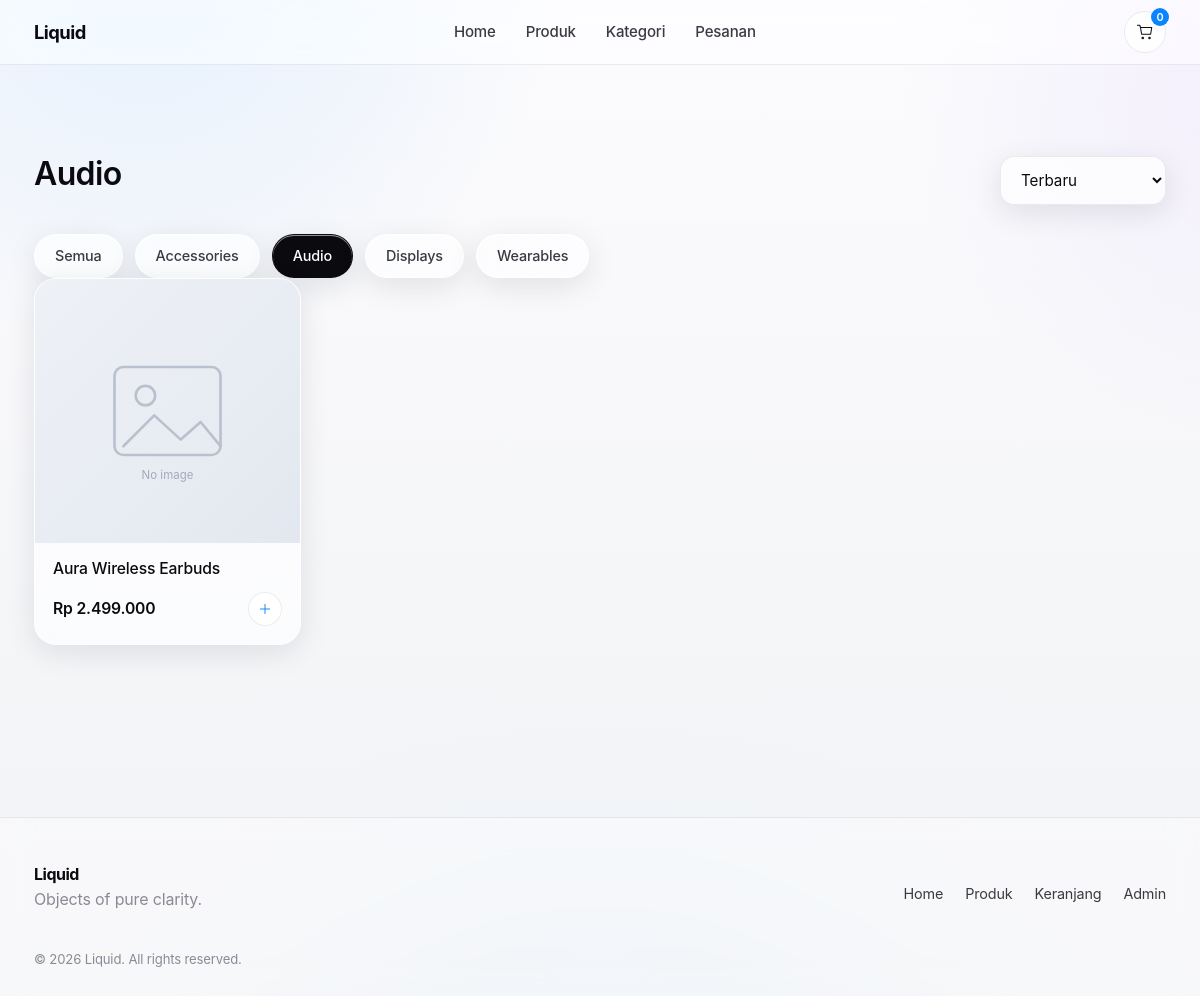
/category.php?slug=audio, run on the app's committed database.
### tables this page shows
CREATE TABLE IF NOT EXISTS `categories` (
  `id`         INT UNSIGNED NOT NULL AUTO_INCREMENT,
  `name`       VARCHAR(120) NOT NULL,
  `slug`       VARCHAR(140) NOT NULL,
  `icon`       VARCHAR(190) DEFAULT NULL,
  `created_at` DATETIME     NOT NULL DEFAULT CURRENT_TIMESTAMP,
  PRIMARY KEY (`id`),
  UNIQUE KEY `uq_categories_slug` (`slug`),
  KEY `idx_categories_name` (`name`)
);

CREATE TABLE IF NOT EXISTS `products` (
  `id`          BIGINT UNSIGNED NOT NULL AUTO_INCREMENT,
  `category_id` INT UNSIGNED    DEFAULT NULL,
  `name`        VARCHAR(190)    NOT NULL,
  `slug`        VARCHAR(210)    NOT NULL,
  `description` TEXT            DEFAULT NULL,
  `price`       DECIMAL(14,2)   NOT NULL DEFAULT 0.00,
  `stock`       INT             NOT NULL DEFAULT 0,
  `sold`        BIGINT UNSIGNED NOT NULL DEFAULT 0,
  `is_active`   TINYINT(1)      NOT NULL DEFAULT 1,
  `created_at`  DATETIME        NOT NULL DEFAULT CURRENT_TIMESTAMP,
  PRIMARY KEY (`id`),
  UNIQUE KEY `uq_products_slug` (`slug`),
  KEY `idx_products_category` (`category_id`),
  KEY `idx_products_active_created` (`is_active`, `created_at`),
  KEY `idx_products_active_sold` (`is_active`, `sold`),
  KEY `idx_products_price` (`price`),
  CONSTRAINT `fk_products_category` FOREIGN KEY (`category_id`)
    REFERENCES `categories` (`id`) ON DELETE SET NULL ON UPDATE CASCADE
);

### config.php (called while the page is built, shortened)
<?php
function db(): PDO
{
    static $pdo = null;
    if ($pdo instanceof PDO) {
        return $pdo;
    }
    $dsn = sprintf('mysql:host=%s;dbname=%s;charset=%s', DB_HOST, DB_NAME, DB_CHARSET);
    $options = [
        PDO::ATTR_ERRMODE            => PDO::ERRMODE_EXCEPTION,
        PDO::ATTR_DEFAULT_FETCH_MODE => PDO::FETCH_ASSOC,
        PDO::ATTR_EMULATE_PREPARES   => false,
        PDO::ATTR_PERSISTENT         => false,
    ];
    try {
        $pdo = new PDO($dsn, DB_USER, DB_PASS, $options);
    } catch (PDOException $e) {
        http_response_code(500);
        exit('Database connection failed.');
    }
    return $pdo;
}
require_once __DIR__ . '/includes/functions.php';

### includes/functions.php (called while the page is built, shortened)
<?php
function e(?string $s): string
{
    return htmlspecialchars((string)$s, ENT_QUOTES | ENT_SUBSTITUTE, 'UTF-8');
}
function url(string $path = ''): string
{
    return BASE_URL . '/' . ltrim($path, '/');
}
function money($amount): string
{
    return setting('currency', 'Rp') . ' ' . number_format((float)$amount, 0, ',', '.');
}
function cache_get(string $key, int $ttl)
{
    $file = CACHE_DIR . '/' . preg_replace('/[^a-z0-9_]/i', '_', $key) . '.cache';
    return null;
}
function cache_set(string $key, $value): void
{
    $file = CACHE_DIR . '/' . preg_replace('/[^a-z0-9_]/i', '_', $key) . '.cache';
}
function settings_all(): array
{
    $cached = cache_get('settings', 300);
    $rows = db()->query('SELECT `key`, `value` FROM settings')->fetchAll();
    $out = [];
    foreach ($rows as $r) {
        $out[$r['key']] = $r['value'];
    }
    return $out;
}
function setting(string $key, ?string $default = null): ?string
{
    $all = settings_all();
    return $all[$key] ?? $default;
}
function all_categories(): array
{
    $cached = cache_get('categories', 300);
    $rows = db()->query('SELECT id, name, slug, icon FROM categories ORDER BY name ASC')->fetchAll();
    return $rows;
}
function paginate(int $total, int $perPage, int $page): array
{
    $pages = max(1, (int)ceil($total / $perPage));
    $page  = min(max(1, $page), $pages);
    $offset = ($page - 1) * $perPage;
    return ['page' => $page, 'pages' => $pages, 'offset' => $offset, 'perPage' => $perPage, 'total' => $total];
}
function current_page_param(string $name = 'page'): int
{
    return max(1, (int)($_GET[$name] ?? 1));
}
function product_image_url(?string $path): string
{
    return url('assets/img/placeholder.svg');
}

### category.php (the view, shortened to what this page needs)
<?php
require_once __DIR__ . '/config.php';
$slug = isset($_GET['slug']) ? (string)$_GET['slug'] : '';
$sort = $_GET['sort'] ?? 'new';
$perPage = 12;
$page = current_page_param();
$category = null;
if ($slug !== '') {
    $cStmt = db()->prepare('SELECT id, name, slug FROM categories WHERE slug = ? LIMIT 1');
    $cStmt->execute([$slug]);
    $category = $cStmt->fetch();
}
$where = 'p.is_active = 1';
$params = [];
if ($category) {
    $where .= ' AND p.category_id = ?';
    $params[] = (int)$category['id'];
}
$orderMap = [
    'new'       => 'p.created_at DESC',
    'price_asc' => 'p.price ASC',
    'price_desc'=> 'p.price DESC',
    'popular'   => 'p.sold DESC',
];
$orderBy = $orderMap[$sort] ?? $orderMap['new'];
$countStmt = db()->prepare("SELECT COUNT(*) FROM products p WHERE $where");
$countStmt->execute($params);
$total = (int)$countStmt->fetchColumn();
$pg = paginate($total, $perPage, $page);
$sql = "SELECT p.id, p.name, p.slug, p.price,
    (SELECT path FROM product_images WHERE product_id = p.id ORDER BY is_primary DESC, sort_order ASC LIMIT 1) AS image
    FROM products p WHERE $where ORDER BY $orderBy LIMIT $perPage OFFSET {$pg['offset']}";
$listStmt = db()->prepare($sql);
$listStmt->execute($params);
$products = $listStmt->fetchAll();
$categories = all_categories();
$pageTitle = $category ? $category['name'] : 'Semua Produk';
require __DIR__ . '/includes/header.php';
function cat_link(array $q): string {
    return url('category.php') . '?' . http_build_query(array_filter($q, fn($v) => $v !== '' && $v !== null));
}
?>
<section class="section reveal">
    <div class="section-head">
        <h2><?= e($pageTitle) ?></h2>
        <form class="sort" method="get">
            <select name="sort" class="glass" onchange="this.form.submit()">
                <option value="new"        <?= $sort==='new'?'selected':'' ?>>Terbaru</option>
            </select>
        </form>
    </div>
    <div class="chips">
        <a class="chip glass<?= $slug===''?' active':'' ?>" href="<?= cat_link(['sort'=>$sort]) ?>">Semua</a>
        <?php foreach ($categories as $c): ?>
            <a class="chip glass<?= $slug===$c['slug']?' active':'' ?>" href="<?= cat_link(['slug'=>$c['slug'],'sort'=>$sort]) ?>"><?= e($c['name']) ?></a>
        <?php endforeach; ?>
    </div>
    <?php if (!$products): ?>
        <p class="muted">Belum ada produk di kategori ini.</p>
    <?php else: ?>
        <div class="grid">
            <?php foreach ($products as $p): ?>
                <?php include __DIR__ . '/includes/_product_card.php'; ?>
            <?php endforeach; ?>
        </div>
    <?php endif; ?>
</section>
<?php require __DIR__ . '/includes/footer.php'; ?>

### includes/_product_card.php (shortened to what this page needs)
<article class="card glass">
    <a class="card-media" href="<?= url('product.php?slug=' . urlencode($p['slug'])) ?>">
        <img src="<?= product_image_url($p['image']) ?>" alt="<?= e($p['name']) ?>" loading="lazy">
    </a>
    <div class="card-body">
        <a class="card-title" href="<?= url('product.php?slug=' . urlencode($p['slug'])) ?>"><?= e($p['name']) ?></a>
        <div class="card-foot">
            <span class="price"><?= money($p['price']) ?></span>
            <button class="btn-add" data-add-to-cart data-id="<?= (int)$p['id'] ?>" aria-label="Tambah ke keranjang">
                <svg viewBox="0 0 24 24" width="16" height="16" fill="none" stroke="currentColor" stroke-width="1.4" stroke-linecap="round"><path d="M12 5v14M5 12h14"/></svg>
            </button>
        </div>
    </div>
</article>

### assets/css/style.css (style rules this page uses)
:root { --bg:#f5f6f8; --surface:rgba(255,255,255,.62); --surface-solid:#ffffff; --stroke:rgba(255,255,255,.65); --hair:rgba(17,17,26,.08); --ink:#0b0b0f; --ink-2:#3a3a42; --muted:#8a8a95; --accent:#0a84ff; --accent-2:#bf9bff; --shadow-sm:0 1px 2px rgba(16,18,27,.04), 0 4px 16px rgba(16,18,27,.06); --shadow-md:0 8px 30px rgba(16,18,27,.10); --shadow-lg:0 20px 60px rgba(16,18,27,.14); --radius:22px; --radius-sm:14px; --radius-pill:999px; --blur:22px; --maxw:1180px; --sf:-apple-system,BlinkMacSystemFont,"SF Pro Display","SF Pro Text","Segoe UI",Inter,Roboto,Helvetica,Arial,sans-serif; }
* { box-sizing:border-box }
html { -webkit-text-size-adjust:100% }
body { margin:0;font-family:var(--sf);color:var(--ink); background:var(--bg); line-height:1.55;-webkit-font-smoothing:antialiased;text-rendering:optimizeLegibility; letter-spacing:-0.01em;overflow-x:hidden; }
img { max-width:100%;display:block }
a { color:inherit;text-decoration:none }
h1,h2,h3 { margin:0 0 .4em;font-weight:600;letter-spacing:-0.02em;line-height:1.15 }
h2 { font-size:clamp(1.4rem,3vw,2rem) }
.glass { background:var(--surface); -webkit-backdrop-filter:blur(var(--blur)) saturate(180%); backdrop-filter:blur(var(--blur)) saturate(180%); border:1px solid var(--stroke); box-shadow:var(--shadow-md), inset 0 1px 0 rgba(255,255,255,.55); border-radius:var(--radius); }
.section { padding:52px 0 }
.section-head { display:flex;align-items:center;justify-content:space-between;margin-bottom:28px }
.chips { display:flex;gap:12px;flex-wrap:wrap }
.chip { padding:10px 20px;border-radius:var(--radius-pill);font-size:.9rem;font-weight:500;color:var(--ink-2);transition:transform .2s, color .2s, box-shadow .2s }
.chip.active { background:var(--ink);color:#fff;border-color:transparent }
.grid { display:grid;grid-template-columns:repeat(4,1fr);gap:22px }
.card { overflow:hidden;transition:transform .25s ease, box-shadow .3s ease;display:flex;flex-direction:column }
.card-media { display:block;aspect-ratio:1/1;overflow:hidden;background:#eef0f4 }
.card-media img { width:100%;height:100%;object-fit:cover;transition:transform .5s ease }
.card-body { padding:16px 18px 18px;display:flex;flex-direction:column;gap:12px;flex:1 }
.card-title { font-weight:550;font-size:.98rem;line-height:1.3;color:var(--ink) }
.card-foot { display:flex;align-items:center;justify-content:space-between;margin-top:auto }
.price { font-weight:600;font-size:.98rem }
.btn-add { width:34px;height:34px;border-radius:var(--radius-pill);border:1px solid var(--hair); background:rgba(255,255,255,.8);color:var(--accent);cursor:pointer; display:flex;align-items:center;justify-content:center;transition:transform .2s, background .2s, color .2s; }
.field input,.field textarea,.field select,.lookup input,.search-inline input,.sort select { width:100%;padding:13px 16px;border-radius:var(--radius-sm); border:1px solid var(--hair);background:rgba(255,255,255,.7); font-family:inherit;font-size:.95rem;color:var(--ink);transition:border .2s, box-shadow .2s, background .2s; -webkit-backdrop-filter:blur(8px);backdrop-filter:blur(8px); }
.reveal { opacity:0;transform:translateY(24px);transition:opacity .7s cubic-bezier(.16,1,.3,1), transform .7s cubic-bezier(.16,1,.3,1) }
.reveal.in { opacity:1;transform:none }

### data on the page
categories: name "Audio"
categories: name "Accessories"
categories: name "Displays"
categories: name "Wearables"
products: name "Aura Wireless Earbuds", price "Rp 2.499.000"

### other printed values
setting('store_name', 'Liquid') "Liquid"
cart_count() "0"
setting('store_tagline', 'Objects of pure clarity.') "Objects of pure clarity."
